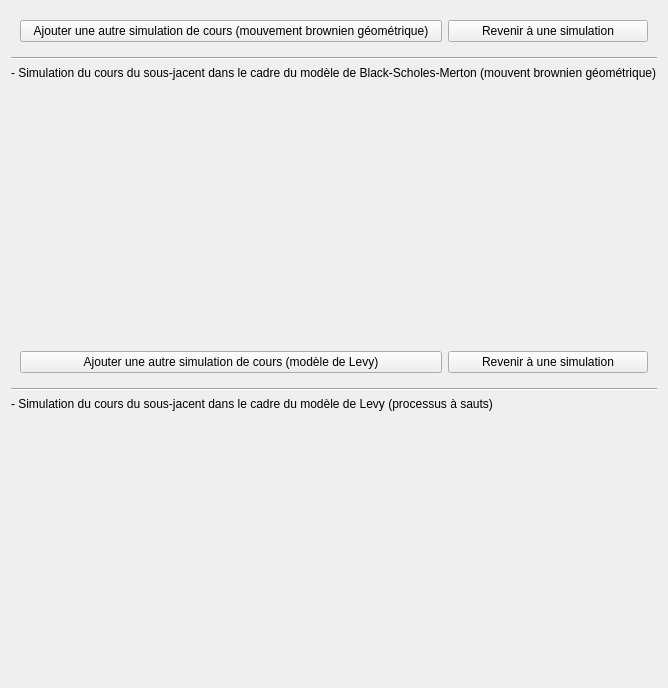
      <widget class="QWidget" name="tab_5">
       <attribute name="title">
        <string>Simulations de cours</string>
       </attribute>
       <layout class="QGridLayout" name="gridLayout">
        <item row="11" column="0">
         <widget class="QLabel" name="label_2">
          <property name="text">
           <string>- Simulation du cours du sous-jacent dans le cadre du modèle de Levy (processus à sauts)</string>
          </property>
         </widget>
        </item>
        <item row="13" column="0">
         <widget class="QCustomPlot" name="Plot_SimuL" native="true">
          <property name="enabled">
           <bool>true</bool>
          </property>
          <property name="sizePolicy">
           <sizepolicy hsizetype="Expanding" vsizetype="Expanding">
            <horstretch>0</horstretch>
            <verstretch>0</verstretch>
           </sizepolicy>
          </property>
          <property name="minimumSize">
           <size>
            <width>300</width>
            <height>250</height>
           </size>
          </property>
          <property name="maximumSize">
           <size>
            <width>16777215</width>
            <height>16777215</height>
           </size>
          </property>
         </widget>
        </item>
        <item row="15" column="0">
         <spacer name="horizontalSpacer">
          <property name="orientation">
           <enum>Qt::Horizontal</enum>
          </property>
          <property name="sizeHint" stdset="0">
           <size>
            <width>40</width>
            <height>10</height>
           </size>
          </property>
         </spacer>
        </item>
        <item row="5" column="0">
         <widget class="QLabel" name="label">
          <property name="text">
           <string>- Simulation du cours du sous-jacent dans le cadre du modèle de Black-Scholes-Merton (mouvent brownien géométrique)</string>
          </property>
         </widget>
        </item>
        <item row="7" column="0">
         <widget class="QCustomPlot" name="Plot_SimuB" native="true">
          <property name="sizePolicy">
           <sizepolicy hsizetype="Expanding" vsizetype="Expanding">
            <horstretch>0</horstretch>
            <verstretch>0</verstretch>
           </sizepolicy>
          </property>
          <property name="minimumSize">
           <size>
            <width>300</width>
            <height>250</height>
           </size>
          </property>
         </widget>
        </item>
        <item row="2" column="0">
         <widget class="Line" name="line_2">
          <property name="orientation">
           <enum>Qt::Horizontal</enum>
          </property>
         </widget>
        </item>
        <item row="9" column="0">
         <widget class="Line" name="line">
          <property name="orientation">
           <enum>Qt::Horizontal</enum>
          </property>
         </widget>
        </item>
        <item row="8" column="0">
         <widget class="QWidget" name="widget_18" native="true">
          <layout class="QHBoxLayout" name="horizontalLayout_8">
           <item>
            <widget class="QPushButton" name="PL">
             <property name="text">
              <string>Ajouter une autre simulation de cours (modèle de Levy)</string>
             </property>
            </widget>
           </item>
           <item>
            <widget class="QPushButton" name="NetSimuL">
             <property name="maximumSize">
              <size>
               <width>200</width>
               <height>16777215</height>
              </size>
             </property>
             <property name="text">
              <string>Revenir à une simulation</string>
             </property>
            </widget>
           </item>
          </layout>
         </widget>
        </item>
        <item row="1" column="0">
         <widget class="QWidget" name="widget_17" native="true">
          <layout class="QHBoxLayout" name="horizontalLayout_6">
           <item>
            <widget class="QPushButton" name="PB">
             <property name="text">
              <string>Ajouter une autre simulation de cours (mouvement brownien géométrique)</string>
             </property>
            </widget>
           </item>
           <item>
            <widget class="QPushButton" name="NetSimuB">
             <property name="maximumSize">
              <size>
               <width>200</width>
               <height>16777215</height>
              </size>
             </property>
             <property name="text">
              <string>Revenir à une simulation</string>
             </property>
            </widget>
           </item>
          </layout>
         </widget>
        </item>
       </layout>
      </widget>
